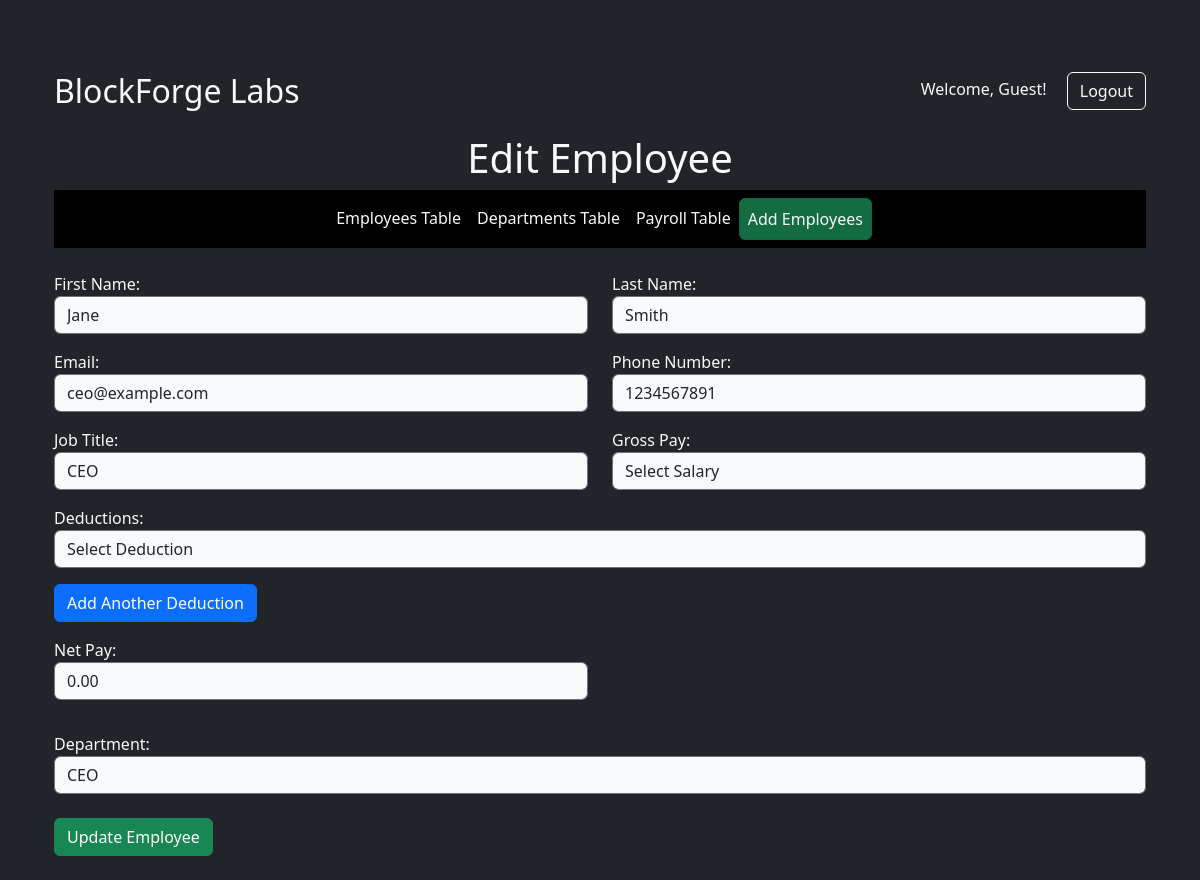
The app's page /edit.php?employeeID=2 with its own data.
### tables this page shows
CREATE TABLE `payroll` (
  `PayrollID` int(11) NOT NULL,
  `EmployeeID` int(11) NOT NULL,
  `FirstName` varchar(255) NOT NULL,
  `LastName` varchar(255) NOT NULL,
  `GrossPay` decimal(10,2) NOT NULL,
  `Deductions` decimal(10,2) NOT NULL,
  `NetPay` decimal(10,2) NOT NULL,
  `Actions` varchar(255) NOT NULL
);

CREATE TABLE `employees` (
  `EmployeeID` int(11) NOT NULL,
  `FirstName` varchar(50) NOT NULL,
  `LastName` varchar(50) NOT NULL,
  `Email` varchar(100) NOT NULL,
  `PhoneNumber` varchar(15) NOT NULL,
  `HireDate` date NOT NULL,
  `JobTitle` varchar(50) NOT NULL,
  `DepartmentID` int(11) DEFAULT NULL,
  `ManagerID` int(11) DEFAULT NULL,
  `Actions` varchar(255) NOT NULL
);

### edit.php (the view, shortened to what this page needs)
<?php
include 'database.php';
if (isset($_GET['employeeID'])) {
    $employeeID = $_GET['employeeID'];
    $sql = "SELECT e.*, p.GrossPay, p.Deductions, p.NetPay FROM employees e
            JOIN payroll p ON e.EmployeeID = p.EmployeeID
            WHERE e.EmployeeID = '$employeeID'";
    $result = mysqli_query($conn, $sql);
    $employee = mysqli_fetch_assoc($result);
} else {
    echo "<div class='alert alert-danger'>No employee ID provided.</div>";
    exit;
}
$username = '';
?>
<!DOCTYPE html>
<html lang="en">
<head>
  <link rel="stylesheet" href="https://cdn.jsdelivr.net/npm/bootstrap@5.2.3/dist/css/bootstrap.min.css">
</head>
<body class="container-fluid bg-dark text-white">
  <div class="container mt-5 bg-dark text-light p-4 rounded">
  <div class="d-flex justify-content-between align-items-center mb-4">
      <h2 class="mb-0">BlockForge Labs</h2>
      <div>
        <span class="me-3">Welcome, <?php echo $username ?: 'Guest'; ?>!</span>
        <a href="login.php" class="btn btn-outline-light">Logout</a>
      </div>
    </div>
    <h1 class="text-center">Edit Employee</h1>
    <nav class="navbar navbar-expand-lg navbar-dark bg-black justify-content-center mb-4">
      <ul class="navbar-nav">
      <li class="nav-item"><a href="index.php" class="nav-link text-light active">Employees Table</a></li>
        <li class="nav-item"><a href="departments.php" class="nav-link text-light">Departments Table</a></li>
        <li class="nav-item"><a href="payroll.php" class="nav-link text-light">Payroll Table</a></li>
        <li class="nav-item"><a href="addemployee.php" class="nav-link text-light active btn btn-success">Add Employees</a></li>
      </ul>
    </nav>
    <form action="edit.php?employeeID=<?php echo htmlspecialchars($employeeID); ?>" method="post" class="mt-4">
      <div class="row">
        <div class="col-md-6 mb-3">
          <label for="first_name">First Name:</label>
          <input type="text" name="first_name" id="first_name" class="form-control bg-light border border-secondary" value="<?php echo htmlspecialchars($employee['FirstName']); ?>" required>
        </div>
        <div class="col-md-6 mb-3">
          <label for="last_name">Last Name:</label>
          <input type="text" name="last_name" id="last_name" class="form-control bg-light border border-secondary" value="<?php echo htmlspecialchars($employee['LastName']); ?>" required>
        </div>
      </div>
      <div class="row">
        <div class="col-md-6 mb-3">
          <label for="email">Email:</label>
          <input type="email" name="email" id="email" class="form-control bg-light border border-secondary" value="<?php echo htmlspecialchars($employee['Email']); ?>" required>
        </div>
        <div class="col-md-6 mb-3">
          <label for="phone_number">Phone Number:</label>
          <input type="text" name="phone_number" id="phone_number" class="form-control bg-light border border-secondary" value="<?php echo htmlspecialchars($employee['PhoneNumber']); ?>" required>
        </div>
      </div>
      <div class="row">
        <div class="col-md-6 mb-3">
          <label for="job_title">Job Title:</label>
          <input type="text" name="job_title" id="job_title" class="form-control bg-light border border-secondary" value="<?php echo htmlspecialchars($employee['JobTitle']); ?>" required>
        </div>
        <div class="col-md-6 mb-3">
          <label for="salary">Gross Pay:</label>
          <select name="salary" id="salary" class="form-control bg-light border border-secondary" onchange="calculateNetPay()" required>
            <option value="">Select Salary</option>
          </select>
        </div>
      </div>
      <div id="deductionContainer" class="mb-3">
        <label>Deductions:</label>
        <div class="deduction mb-2">
          <select name="deductions[]" class="form-control bg-light border border-secondary" onchange="toggleCustomDeduction(this);" required>
            <option value="">Select Deduction</option>
          </select>
        </div>
      </div>
      <button type="button" class="btn btn-primary mb-3" onclick="addDeduction()">Add Another Deduction</button>
      <div class="row">
        <div class="col-md-6 mb-3">
          <label for="netpay">Net Pay:</label>
          <input type="text" name="netpay" id="netpay" class="form-control bg-light border border-secondary" value="<?php echo htmlspecialchars($employee['NetPay']); ?>" readonly>
        </div>
      </div>
      <div class="form-group mt-3">
        <label for="department">Department:</label>
        <select name="department" id="department" class="form-control bg-light border border-secondary" required>
          <?php
          $sql = "SELECT DepartmentID, DepartmentName FROM departments";
          $result = mysqli_query($conn, $sql);
          while ($row = mysqli_fetch_assoc($result)) {
              $selected = $employee['DepartmentID'] == $row['DepartmentID'] ? "selected" : "";
              echo "<option value='" . htmlspecialchars($row['DepartmentID']) . "' $selected>" . htmlspecialchars($row['DepartmentName']) . "</option>";
          }
          ?>
        </select>
      </div>
      <button type="submit" class="btn btn-success mt-4">Update Employee</button>
    </form>
  </div>
</body>
</html>

### records on screen
payroll: first_name "Jane", last_name "Smith", email "ceo@example.com", phone_number "1234567891", job_title "CEO", netpay "0.00"

### other values on screen
$username ?: 'Guest' "Guest"
form field department "CEO"
